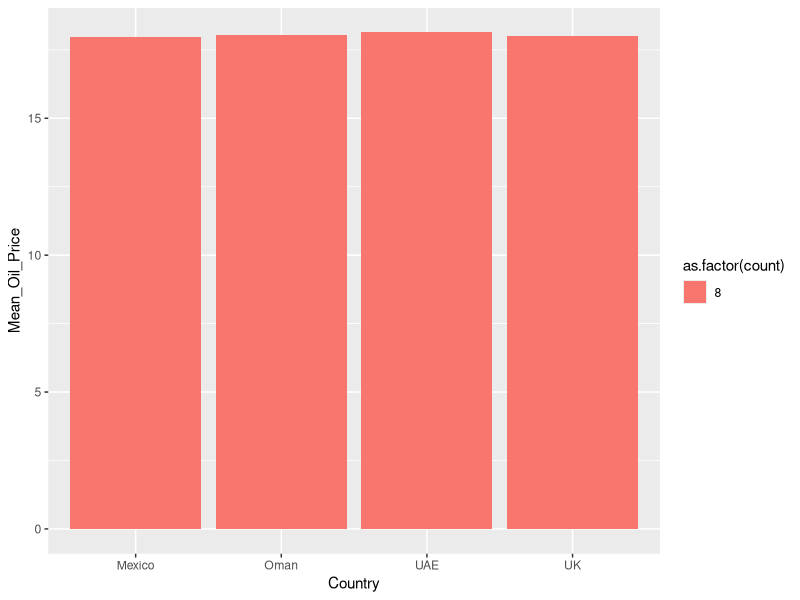
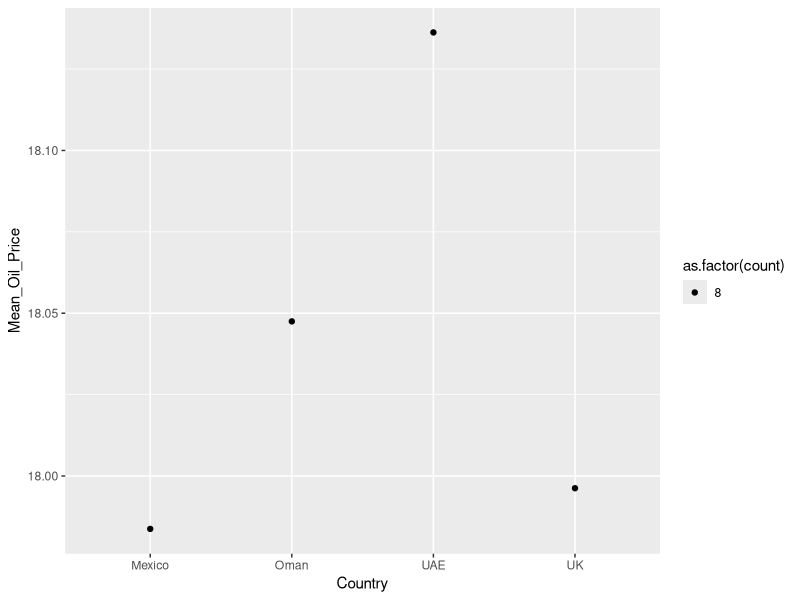

The R script that drew these images, in order: (Note: this script raises an error after producing the figures.)
## Anova Problem 1 
library(ggplot2)
library(dplyr)
Oil_prices <- read.csv("Oil_Prices.csv", header = T, stringsAsFactors = F)
Oil_prices$Country <- as.factor(Oil_prices$Country)
Oil_prices_mean <- Oil_prices %>%  group_by(Country) %>% summarise(Mean_Oil_Price = mean(Oil_Price), 
                                                                   count = n())
ggplot(Oil_prices_mean, aes(x = Country, y = Mean_Oil_Price, , fill= as.factor(count))) + geom_bar(stat = "identity")
ggplot(Oil_prices_mean, aes(x = Country, y = Mean_Oil_Price, , fill= as.factor(count))) + geom_point(stat = "identity")


Oil_prices <- Oil_prices %>%  group_by(Country) %>% mutate(group_mean = mean(Oil_Price))
Oil_prices$grand_mean <-  mean(Oil_prices$Oil_Price)

Oil_prices$STR <- (Oil_prices$group_mean - Oil_prices$grand_mean) ^ 2 
Oil_prices$SE <- (Oil_prices$Oil_Price - Oil_prices$group_mean) ^ 2 

SSTR <- sum(Oil_prices$STR)
SSE <- sum(Oil_prices$SE)

df1<- nrow(Oil_prices) - length(unique(Oil_prices$Country)) ##n-r
df2 <- length(unique(Oil_prices$Country)) -1  ## r-1

MSTR <- SSTR/df2
MSE <- SSE/df1
Fstatistic <- MSTR/MSE

qf(.995, df2, df1) 
pf(Fstatistic,df2, df1, lower.tail = F)

## Area under the curve
anova(lm(Oil_Price ~ Country, data = Oil_prices))

## T value for 95% Confidence intervals for the each of the population means
tvalue <- qt(0.975,df1)
Oil_prices_mean$LowerCI <- Oil_prices_mean$Mean_Oil_Price - tvalue * sqrt(MSE/Oil_prices_mean$count)
Oil_prices_mean$UpperCI <- Oil_prices_mean$Mean_Oil_Price + tvalue * sqrt(MSE/Oil_prices_mean$count)

## Comparison between different population 


Tukey_value <- qtukey(0.975, nmeans = 4, df = 28) * sqrt(MSE/8)

## Get paried differences among the group means and compare with Tukey_value


## Problem2

SSTR <- 45210
SST <- 92340
SSE <- SST - SSTR
r <- 8 
n <- r*100

MSE <- SSE/(n-r)
MSTR <- SSTR/(r-1)

Fstatistic_2 <-  MSTR/MSE
Fstatistic_2
qf(0.99, r-1, n-r) ## r-1 and n-1 degrees of freedom
pf(Fstatistic_2, r-1, n-r, lower.tail = F)

Tukey_value_2 <- qtukey(0.995, nmeans = 8, df = 792) * sqrt(MSE/100) ## r and n-r degrees of freedom

brands <- c("Magnavox", "General Electric", "Panasonic", "Zenith", "Sears",  "Philco", "Sylvania", "RCA")
mean <- c(77, 78, 82, 94, 88, 89,90,87)
brand_means <- data.frame(brands, mean, samp)

row.names(brand_means)<- brand_means$brands
brand_means$brands <- NULL

a <- as.matrix(dist(brand_means))
a <- abs(a -Tukey_value_2)
brands <- c("Magnavox", "General Electric", "Panasonic", "Zenith", "Sears",  "Philco", "Sylvania", "RCA")
mean <- c(77, 78, 82, 94, 88, 89,90,87)
sample_size <- c(100, 100, 100, 100, 100, 100, 100, 100)
brand_means <- data.frame(brands, mean, sample_size)
##CI
df2 <- sum(brand_means$sample_size) - nrow(brand_means) ##n-r degree of freedom

brand_means$L_CI<-brand_means$mean + qt(0.005, df2)*MSE/sqrt(brand_means$sample_size)
brand_means$U_CI<-brand_means$mean + qt(0.995, df2)*MSE/sqrt(brand_means$sample_size)

